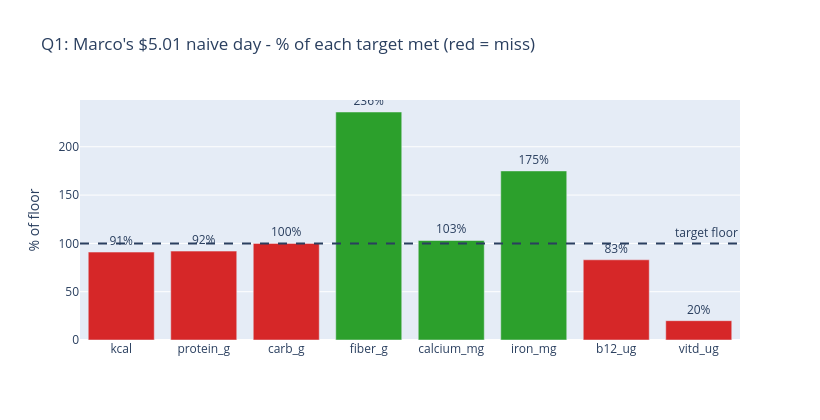

The code cell stored with this chart in its notebook:
### Markdown cell above
## Q1 (Rules) - the problem: cheap looks fine until you check nutrition

If Marco just grabs the cheapest vegan recipe per meal slot, the day is cheap and quietly malnourished.

### Code cell
day, totals, cost = run(dq.q1_rules)
tgt = run(dq.marco_targets).set_index('code')
nutr = ['kcal','protein_g','carb_g','fiber_g','calcium_mg','iron_mg','b12_ug','vitd_ug']
labels, pct, colors = [], [], []
for c in nutr:
    if c in tgt.index and tgt.loc[c,'min_amount'] > 0:
        p = 100.0 * totals[c] / tgt.loc[c,'min_amount']
        labels.append(c); pct.append(round(p,0))
        colors.append('#2ca02c' if p >= 100 else '#d62728')
fig = go.Figure(go.Bar(x=labels, y=pct, marker_color=colors,
                       text=[f'{p:.0f}%' for p in pct], textposition='outside'))
fig.add_hline(y=100, line_dash='dash', annotation_text='target floor')
fig.update_layout(title=f"Q1: Marco's ${cost:.2f} naive day - % of each target met (red = miss)",
                  yaxis_title='% of floor', width=820, height=420)
fig.show()

### Figure 1 — Plotly figure (JSON) as saved in the notebook; plotly's stock layout.template omitted (floating-point values rounded to 4 significant figures)
{"data": [{"marker": {"color": ["#d62728", "#d62728", "#d62728", "#2ca02c", "#2ca02c", "#2ca02c", "#d62728", "#d62728"]}, "text": ["91%", "92%", "100%", "236%", "103%", "175%", "83%", "20%"], "textposition": "outside", "type": "bar", "x": ["kcal", "protein_g", "carb_g", "fiber_g", "calcium_mg", "iron_mg", "b12_ug", "vitd_ug"], "y": [91.0, 92.0, 100.0, 236.0, 103.0, 175.0, 83.0, 20.0]}], "layout": {"annotations": [{"showarrow": false, "text": "target floor", "x": 1, "xanchor": "right", "xref": "x domain", "y": 100, "yanchor": "bottom", "yref": "y"}], "height": 420, "shapes": [{"line": {"dash": "dash"}, "type": "line", "x0": 0, "x1": 1, "xref": "x domain", "y0": 100, "y1": 100, "yref": "y"}], "title": {"text": "Q1: Marco's $5.01 naive day - % of each target met (red = miss)"}, "width": 820, "yaxis": {"title": {"text": "% of floor"}}}}
